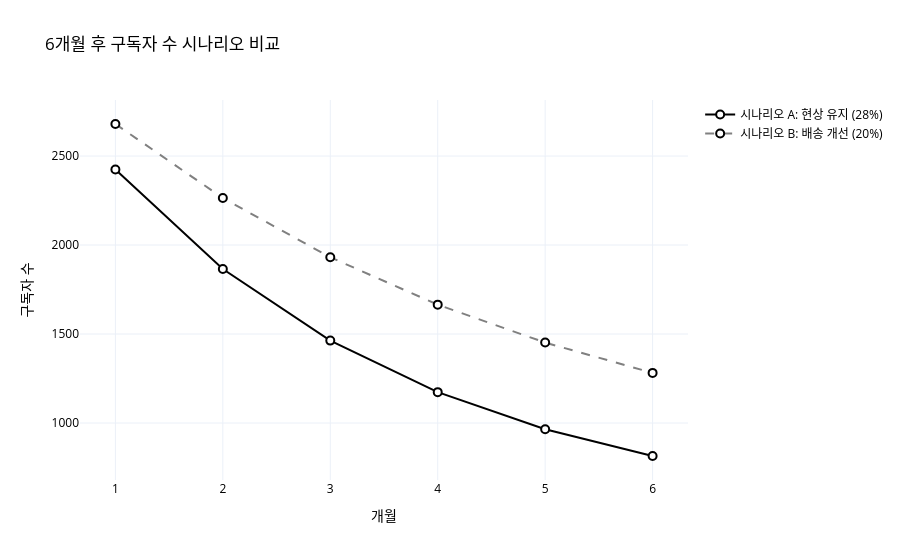

Notebook source saved alongside this figure:
### Markdown cell above
---

## 과제 3. 간단한 시뮬레이션 (6점)

현재 상태(구독자 3,200명, 해지율 28%, 신규 120명/월)로 **6개월 후 구독자 수**를 계산하세요.

### 요구사항

1. **(3점)** 아래 두 시나리오의 6개월간 구독자 수 변화를 계산하세요:
   - 시나리오 A: 현상 유지 (해지율 28%)
   - 시나리오 B: 배송 개선으로 해지율 20%로 감소

2. **(3점)** 두 시나리오의 구독자 수 추이를 **라인 차트**로 비교하고, 6개월 후 차이를 `print()`로 출력하세요.

### Code cell
# ✏️ 과제 3 풀이
# 시나리오 A vs B 시뮬레이션 + 라인 차트 + 결론 print()

months = [1, 2, 3, 4, 5, 6]
start_customers = 3200
new_customers = 120

# 계산 함수

def simulate_customers(start, churn_rate, new_monthly, months):
    customers = start
    history = []
    for _ in months:
        churn = customers * churn_rate
        customers = customers - churn + new_monthly
        history.append(customers)
    return history

scenario_a = simulate_customers(start_customers, 0.28, new_customers, months)
scenario_b = simulate_customers(start_customers, 0.20, new_customers, months)

fig_sim = go.Figure()
fig_sim.add_trace(go.Scatter(
    x=months,
    y=scenario_a,
    mode='lines+markers',
    name='시나리오 A: 현상 유지 (28%)',
    line=dict(color='black', width=2),
    marker=dict(size=8, color='white', line=dict(color='black', width=2))
))
fig_sim.add_trace(go.Scatter(
    x=months,
    y=scenario_b,
    mode='lines+markers',
    name='시나리오 B: 배송 개선 (20%)',
    line=dict(color='gray', width=2, dash='dash'),
    marker=dict(size=8, color='white', line=dict(color='black', width=2))
))

fig_sim.update_layout(
    title='6개월 후 구독자 수 시나리오 비교',
    xaxis_title='개월',
    yaxis_title='구독자 수',
    template='plotly_white',
    font=dict(color='black'),
    hovermode='x unified'
)
fig_sim.show()

final_a = scenario_a[-1]
final_b = scenario_b[-1]
difference = final_b - final_a

print(f"시나리오 A 6개월 후 구독자 수: {int(final_a)}명")
print(f"시나리오 B 6개월 후 구독자 수: {int(final_b)}명")
print(f"6개월 후 시나리오 B가 시나리오 A보다 {int(difference)}명 더 유지됩니다.")

### Figure 1 — Plotly figure (JSON) as saved in the notebook; plotly's stock layout.template omitted (floating-point values rounded to 4 significant figures)
{"data": [{"line": {"color": "black", "width": 2}, "marker": {"color": "white", "line": {"color": "black", "width": 2}, "size": 8}, "mode": "lines+markers", "name": "시나리오 A: 현상 유지 (28%)", "type": "scatter", "x": [1, 2, 3, 4, 5, 6], "y": [2424, 1865.0, 1463.0, 1173.0, 964.8, 814.7]}, {"line": {"color": "gray", "dash": "dash", "width": 2}, "marker": {"color": "white", "line": {"color": "black", "width": 2}, "size": 8}, "mode": "lines+markers", "name": "시나리오 B: 배송 개선 (20%)", "type": "scatter", "x": [1, 2, 3, 4, 5, 6], "y": [2680, 2264, 1931.0, 1665.0, 1452.0, 1282.0]}], "layout": {"font": {"color": "black"}, "hovermode": "x unified", "title": {"text": "6개월 후 구독자 수 시나리오 비교"}, "xaxis": {"title": {"text": "개월"}}, "yaxis": {"title": {"text": "구독자 수"}}}}
